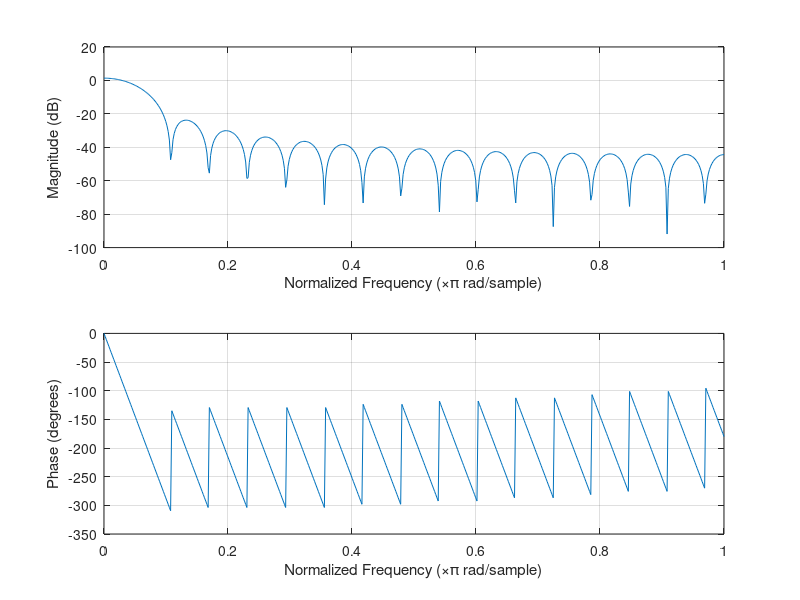
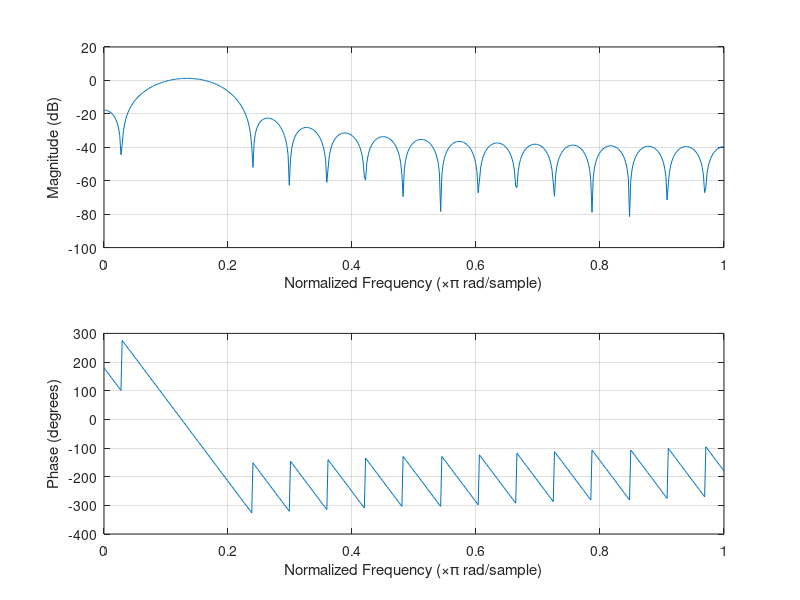
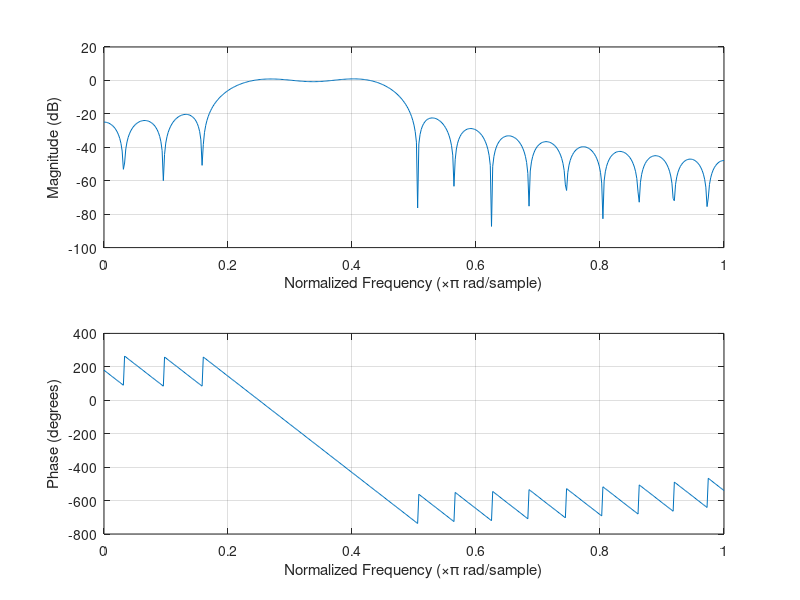
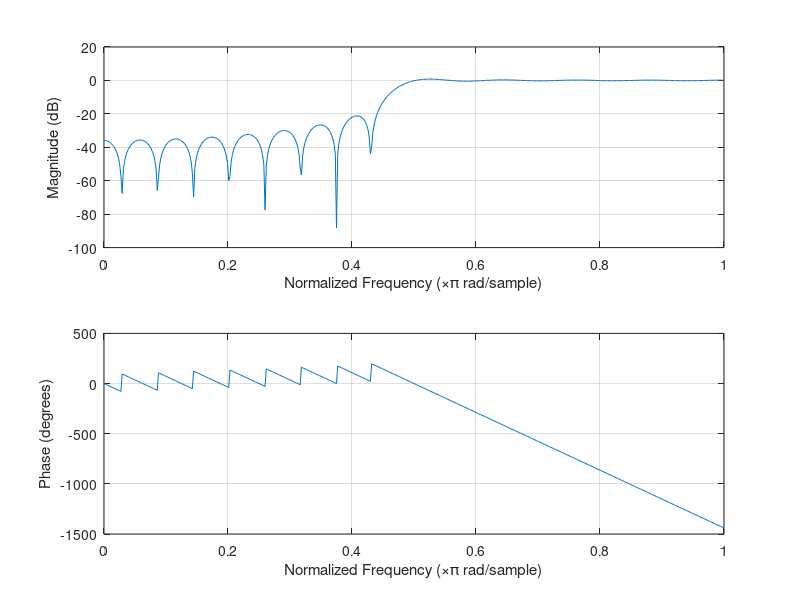

Write MATLAB code to recreate these figures, in order.
N=32;
A=1;

fa=1470;
fb=4410;
fc=10290;
fd=22050;
fs=44100;

fan=2*fa/fs;
fbn=2*fb/fs;
fcn=2*fc/fs;
fdn=2*fd/fs;

Ya=firls(N, [0 fan fan 1], [A A 0 0]);
Yb=firls(N, [0 fan fan fbn fbn 1], [0 0 A A 0 0]);
Yc=firls(N, [0 fbn fbn fcn fcn 1], [0 0 A A 0 0]);
Yd=firls(N, [0 fcn fcn fdn], [0 0 A A]);

figure;
freqz(Ya);
figure;
freqz(Yb);
figure;
freqz(Yc);
figure;
freqz(Yd);
figure;
freqz(Ya+Yb+Yc+Yd);
